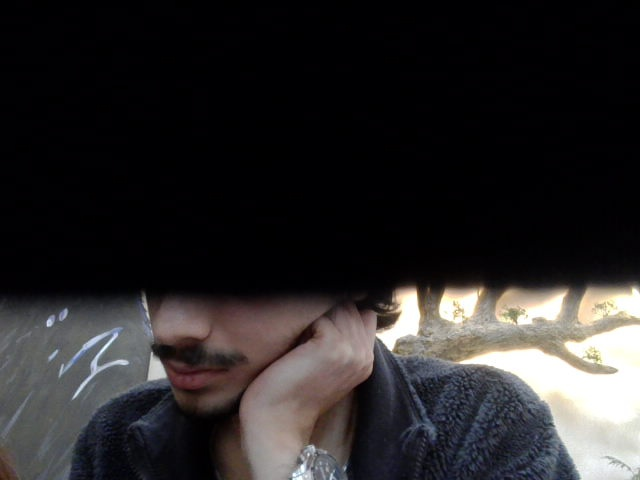
#> input picture backend/debug_frame_1.jpg, 640 x 480 px, given in place of d, which was not available
$ python -i processor.py   (imports and definitions only)
#> lines starting #> are read from the running program, lines starting #| are printed output that depends on the picture
from PIL import Image, ImageOps, ImageFilter
import logging
import os
import sys
import cv2
import numpy as np

logger = logging.getLogger(__name__)

class ImageProcessor:
    def __init__(self):
        self.strip_width = 1875
        self.strip_height = 5625
        # Robust base_dir resolution (supports source, PyInstaller onefile, and unpacked assets)
        if getattr(sys, 'frozen', False):
            exe_dir = os.path.dirname(sys.executable)
            if os.path.exists(os.path.join(exe_dir, "assets")):
                self.base_dir = exe_dir
            else:
                self.base_dir = getattr(sys, '_MEIPASS', exe_dir)
        else:
            self.base_dir = os.path.dirname(os.path.abspath(__file__))

        # Fallback coordinates for known types
        self.legacy_coordinates = {
            "regular": [
                (104, 105, 1667, 1141),
                (104, 1351, 1667, 1142),
                (104, 2599, 1667, 1142),
                (104, 3846, 1667, 1142)
            ],
            "vintage": [
                (89, 89, 1701, 1157),
                (99, 1351, 1701, 1142),
                (99, 2599, 1701, 1142),
                (99, 3846, 1701, 1142)
            ],
            "Christmas": [
                (104, 105, 1667, 1141),
                (104, 1351, 1667, 1142),
                (104, 2599, 1667, 1142),
                (104, 3846, 1667, 1142)
            ],
            "Pink Royale Inso": [
                (104, 105, 1667, 1141),
                (104, 1351, 1667, 1142),
                (104, 2599, 1667, 1142),
                (104, 3846, 1667, 1142)
            ],
            "Classic Insomania": [
                (104, 105, 1667, 1141),
                (104, 1351, 1667, 1142),
                (104, 2599, 1667, 1142),
                (104, 3846, 1667, 1142)
            ],
            "Techno": [
                (104, 105, 1667, 1141),
                (104, 1351, 1667, 1142),
                (104, 2599, 1667, 1142),
                (104, 3846, 1667, 1142)
            ]
        }
        # In-memory cache for detected slots to avoid re-processing every time
        self._slot_cache = {}

    # [52 lines left out: function detect_slots, not called in this run]

    def create_strip(self, photo_paths, output_path="output.jpg", filter_type="color", frame_id="regular"):
#> called with photo_paths = 'debug_frame_1.jpg', output_path = 'output.jpg', filter_type = 'color', frame_id = 'regular'
        try:
            # Create base canvas
            canvas = Image.new("RGB", (self.strip_width, self.strip_height), "white")
#> canvas: PIL image 1875x5625 RGB; every value is 255

            detected_slots = None
            template_path = None

            # 1. Resolve Template Path
            if frame_id and frame_id != "default":
                template_filename = f"{frame_id}.png"
                # Use absolute path to ensure we find it regardless of CWD
                template_path = os.path.join(self.base_dir, "assets", "frames", filter_type, template_filename)

            # 2. Try Auto-Detection if template exists (and not explicitly hardcoded)
            if template_path and os.path.exists(template_path) and frame_id not in self.legacy_coordinates:
                detected_slots = self.detect_slots(template_path)
                if detected_slots:
                    logger.info(f"Using auto-detected slots for {frame_id}")

            # 3. Fallback to Legacy/Hardcoded if auto-detection failed or not applicable
            using_legacy = False
            if not detected_slots:
                logger.info(f"Fallback to legacy coordinates for {frame_id}")
                # Use vintage coords as default fallback for unknown IDs, or regular for standard
                fallback_key = "vintage" if frame_id in ["vintage", "drunken_monkey"] else "regular"
                detected_slots = self.legacy_coordinates.get(fallback_key, self.legacy_coordinates["regular"])
                using_legacy = True

            # 4. Process Photos
            current_slots = detected_slots

            # Determine scaling factors (Source Template -> Target Canvas)
            scale_x = 1.0
            scale_y = 1.0

            if template_path and os.path.exists(template_path) and not using_legacy:
                try:
                    with Image.open(template_path) as tmp_img:
                        src_w, src_h = tmp_img.size
                        scale_x = self.strip_width / src_w
                        scale_y = self.strip_height / src_h
                        # logger.info(f"Scaling slots by X:{scale_x:.3f}, Y:{scale_y:.3f} (Source: {src_w}x{src_h})")
                except Exception as e:
                    logger.warning(f"Could not determine scale factors: {e}")

            images = []
            TARGET_PADDING = 50 # Consistent 50px bleed on target canvas

            for i, path in enumerate(photo_paths):
                if i >= len(current_slots): break

                img = Image.open(path)
#> img is the input picture: PIL image 640x480 RGB; mean R, G, B 42.9, 40.8, 41.6
                if filter_type == "bw":
                    img = ImageOps.grayscale(img)

                # Get slot dimensions and Apply Scaling
                raw_x, raw_y, raw_w, raw_h = current_slots[i]

                # Scale FIRST
                x = int(raw_x * scale_x)
                y = int(raw_y * scale_y)
                w = int(raw_w * scale_x)
                h = int(raw_h * scale_y)

                # Apply Safe Padding derived from Target dimensions
                x = max(0, x - TARGET_PADDING)
                y = max(0, y - TARGET_PADDING)
                w += (TARGET_PADDING * 2)
                h += (TARGET_PADDING * 2)

                # Manual Fit (Resize & Crop) to ensure no stretching
                img_ratio = img.width / img.height
#> img_ratio = 1.33
                target_ratio = w / h

                # logger.info(f"Photo {i}: Input {img.size} (Ratio {img_ratio:.2f}), Target {w}x{h} (Ratio {target_ratio:.2f})")

                if img_ratio > target_ratio:
                    # Image is wider than slot -> Resize by height, crop width
                    new_height = h
                    new_width = int(new_height * img_ratio)
                    img = img.resize((new_width, new_height), Image.Resampling.LANCZOS)
                    # Center Crop
                    left = (new_width - w) // 2
                    img = img.crop((left, 0, left + w, h))
                else:
                    # Image is taller/narrower than slot -> Resize by width, crop height
                    new_width = w
                    new_height = int(new_width / img_ratio)
#> new_height = 1325
                    img = img.resize((new_width, new_height), Image.Resampling.LANCZOS)
#> img: PIL image 1767x1325 RGB
                    # Center Crop
                    top = (new_height - h) // 2
#> top = 42
                    img = img.crop((0, top, w, top + h))
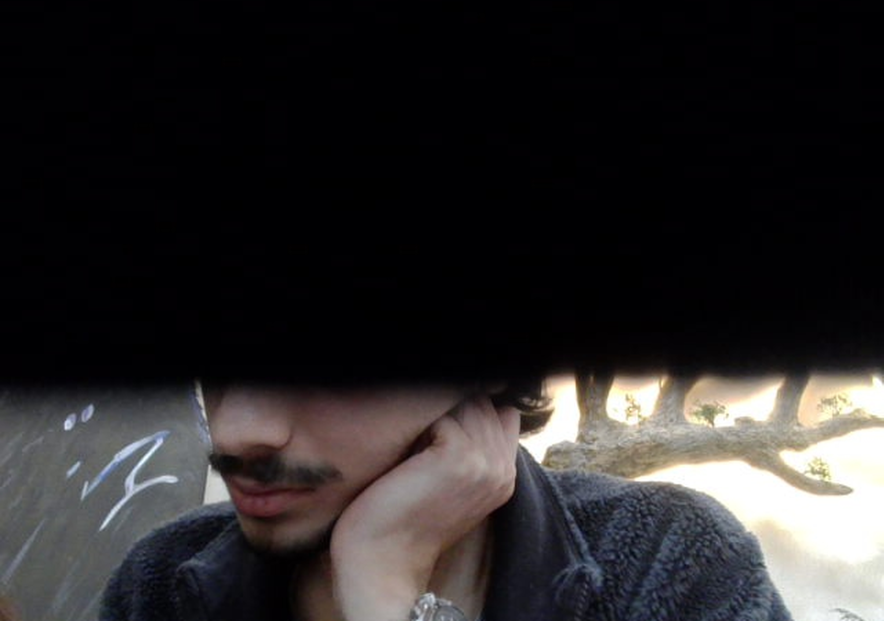
#> img: PIL image 1767x1241 RGB (shown at 1/2 size); mean R, G, B 43.4, 41.1, 41.8

                # Paste at exact coordinates
                canvas.paste(img, (x, y))
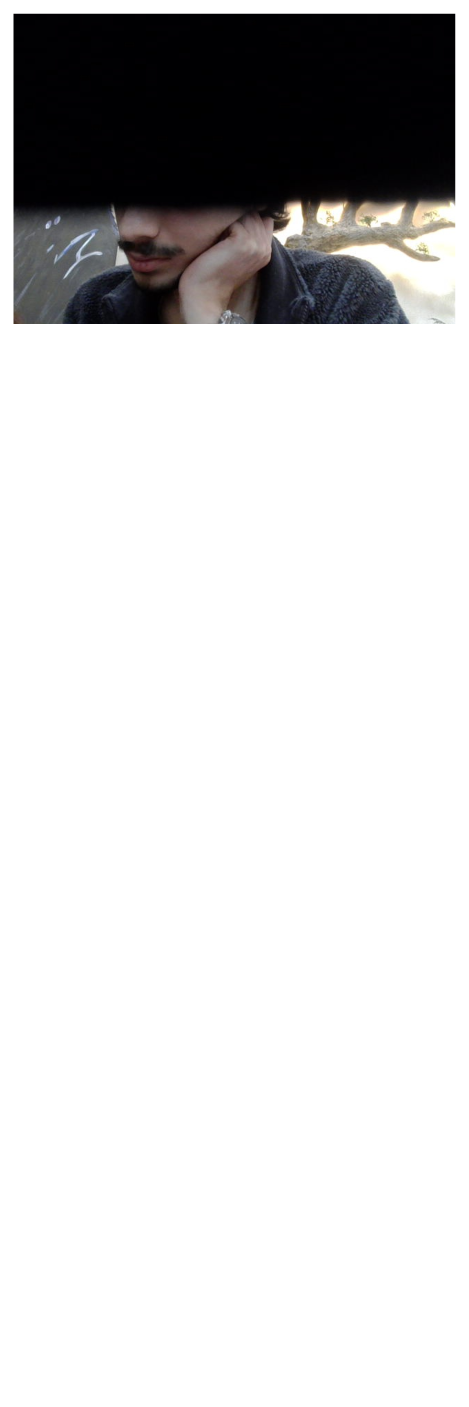
#> canvas: PIL image 1875x5625 RGB (shown at 1/4 size); mean R, G, B 211, 210.5, 210.7
#> pass 2 of the loop in create_strip, `for i, path in enumerate(photo_paths):`:
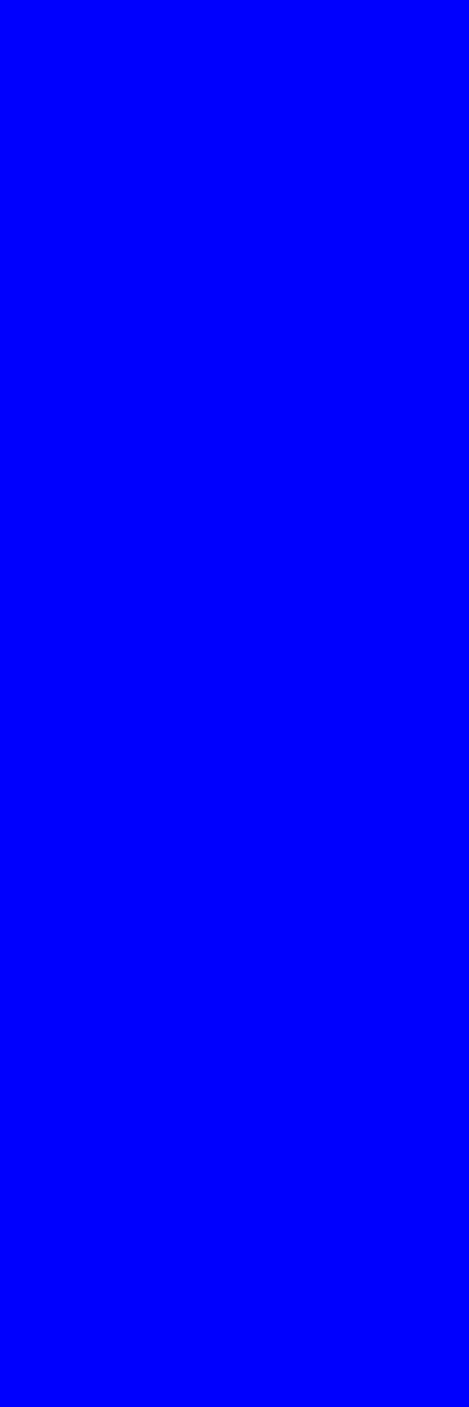
#> input picture backend/test_strip_source.jpg, 1875 x 5625 px, given in place of e, which was not available (shown at 1/4 size)
#> in create_strip, img is the input picture: PIL image 1875x5625 RGB; mean R, G, B 0, 0, 254
#> in create_strip, `img = img.crop((0, top, w, top + h))`:
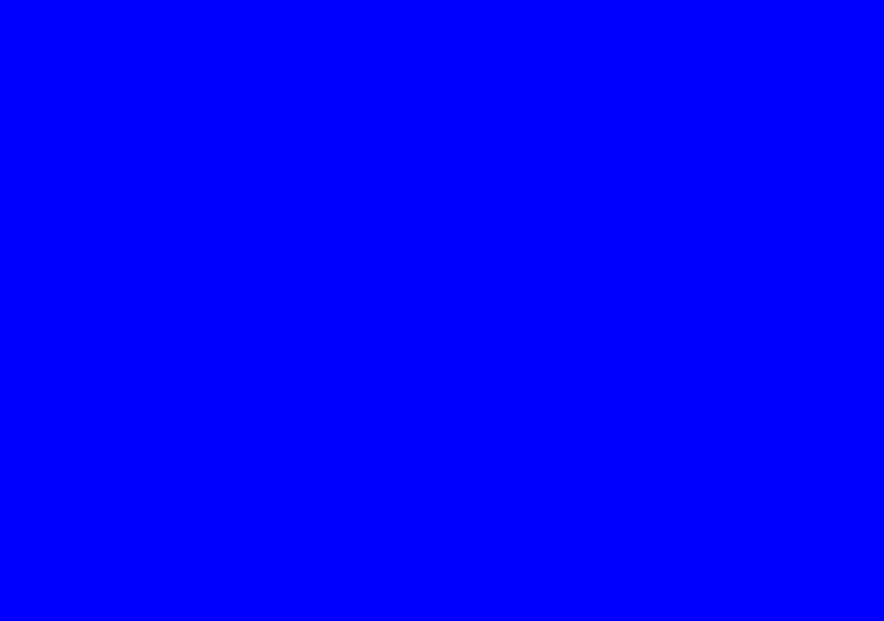
#> img: PIL image 1767x1242 RGB (shown at 1/2 size); mean R, G, B 0, 0, 254
#> in create_strip, `canvas.paste(img, (x, y))`:
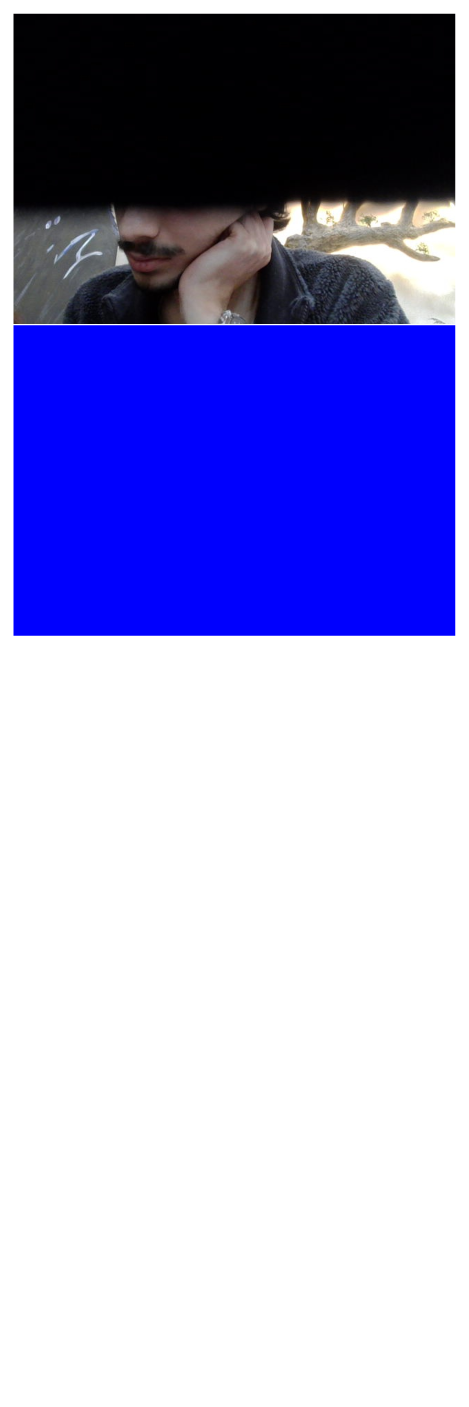
#> canvas: PIL image 1875x5625 RGB (shown at 1/4 size); mean R, G, B 158, 157.5, 210.5

            # 5. Apply template overlay
            if template_path and os.path.exists(template_path):
                overlay = Image.open(template_path).convert("RGBA")
                overlay = overlay.resize((self.strip_width, self.strip_height), Image.Resampling.NEAREST)
                canvas.paste(overlay, (0, 0), overlay)

            # 6. Global B&W Enforcement
            if filter_type == "bw":
                # Convert to grayscale and back to RGB to ensure output format remains consistent/compatible
                canvas = ImageOps.grayscale(canvas).convert("RGB")

            canvas.save(output_path, quality=95)
            logger.info(f"Photostrip saved to {output_path}")
            return output_path
        except Exception as e:
            logger.error(f"Processing failed: {e}")
            return None

    # [53 lines left out: function create_4x6_layout, not called in this run]

>>> result = ImageProcessor().create_strip('debug_frame_1.jpg')
